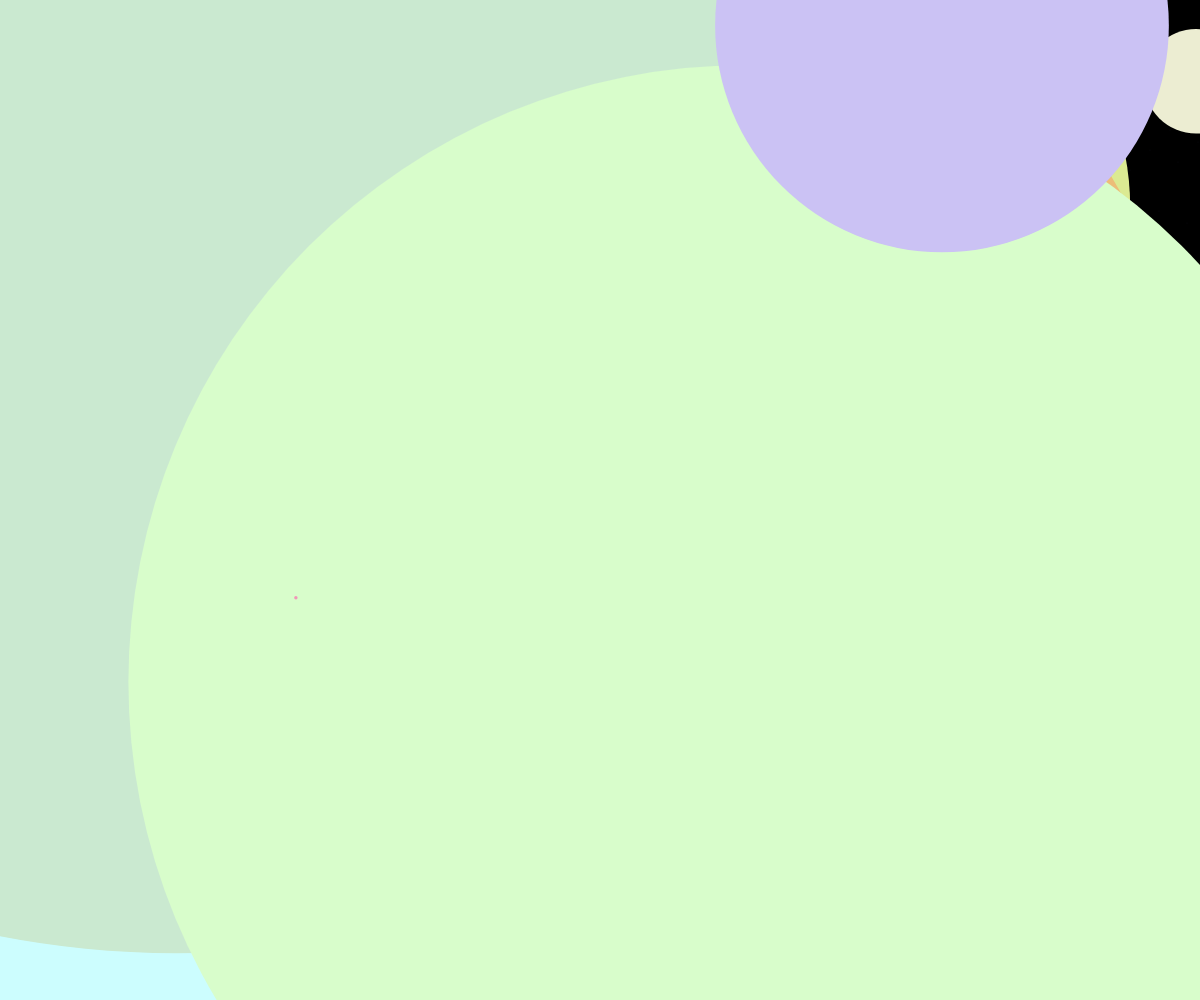
Frame 1 (no input)
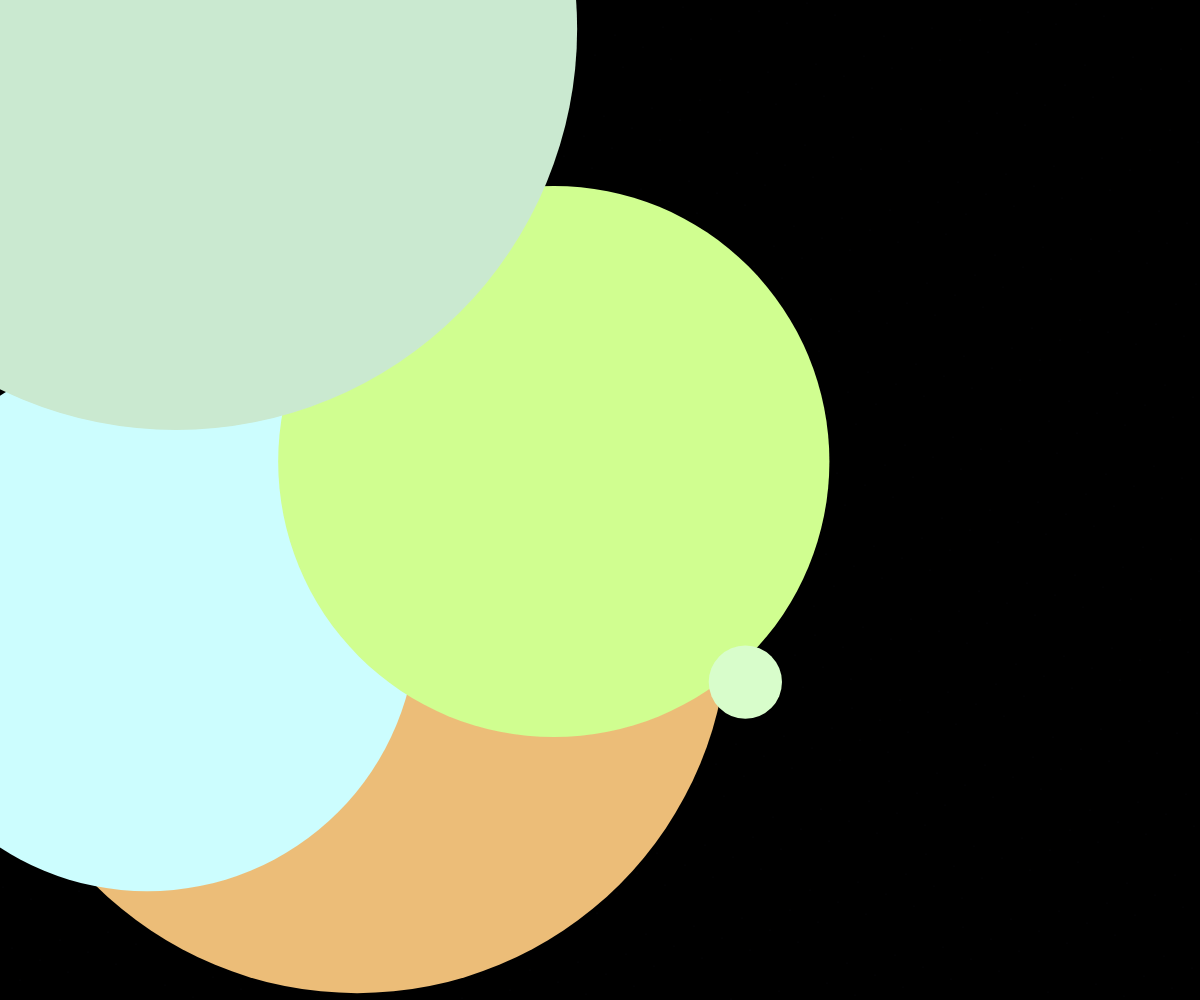
Frame 60 (no input)
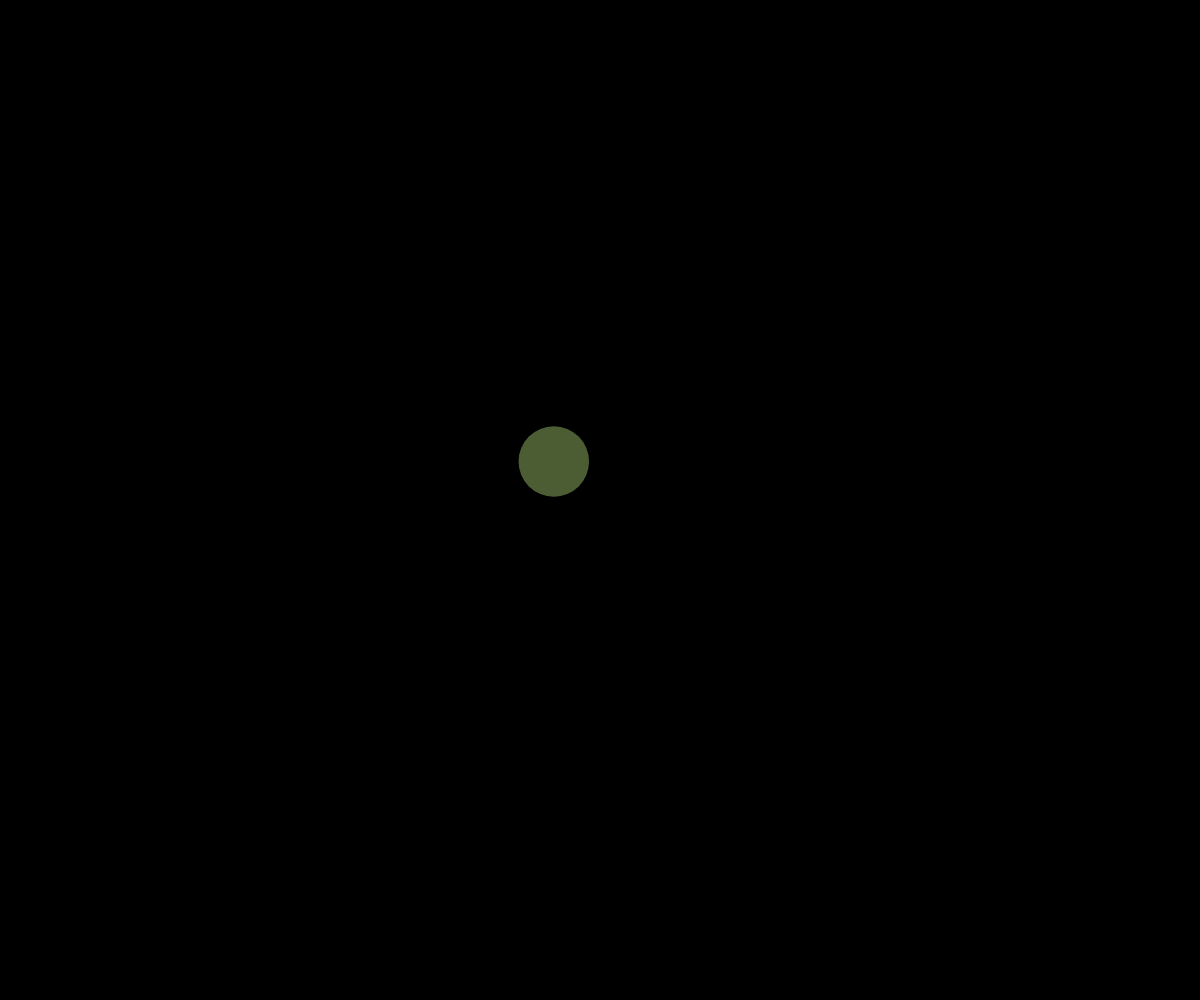
Frame 120 (the mouse pressed at the canvas centre since frame 60)

The p5.js sketch that drew these frames (run headless with seeded random() and noise() and a simulated clock; from frame 60 on, the mouse is pressed at the canvas centre):

// p5.js sketch
// ── sketch.js
let lights = [];
let flashInterval = 2000; // milliseconds between flashes
let flashDuration = 100; // milliseconds for flash duration

function setup() {
  createCanvas(windowWidth, windowHeight);
  
  // Initialize light sources at random positions
  for (let i = 0; i < 15; i++) {
    lights.push({
      x: random(width),
      y: random(height),
      size: random(20, 80),
      color: [random(200, 255), random(150, 255), random(100, 255)],
      lastFlashTime: random(flashInterval)
    });
  }
}

function draw() {
  background(0);
  
  // Draw a dark field with subtle star-like particles
  noStroke();
  fill(50, 50, 80);
  for (let i = 0; i < 1000; i++) {
    let x = (i * 37) % width;
    let y = (i * 73) % height;
    ellipse(x, y, 0.5);
  }
  
  // Update and draw lights
  for (let light of lights) {
    let timeSinceLastFlash = millis() - light.lastFlashTime;
    
    if (timeSinceLastFlash > flashInterval) {
      // Start a new flash cycle
      light.lastFlashTime = millis();
    }
    
    let flashTimeElapsed = millis() - light.lastFlashTime;
    
    if (flashTimeElapsed < flashDuration) {
      // Flash is active
      let alpha = map(flashTimeElapsed, 0, flashDuration, 255, 0);
      fill(light.color[0], light.color[1], light.color[2], alpha);
      ellipse(light.x, light.y, light.size * (1 + flashTimeElapsed / 50));
    }
  }
}

function windowResized() {
  resizeCanvas(windowWidth, windowHeight);
}
